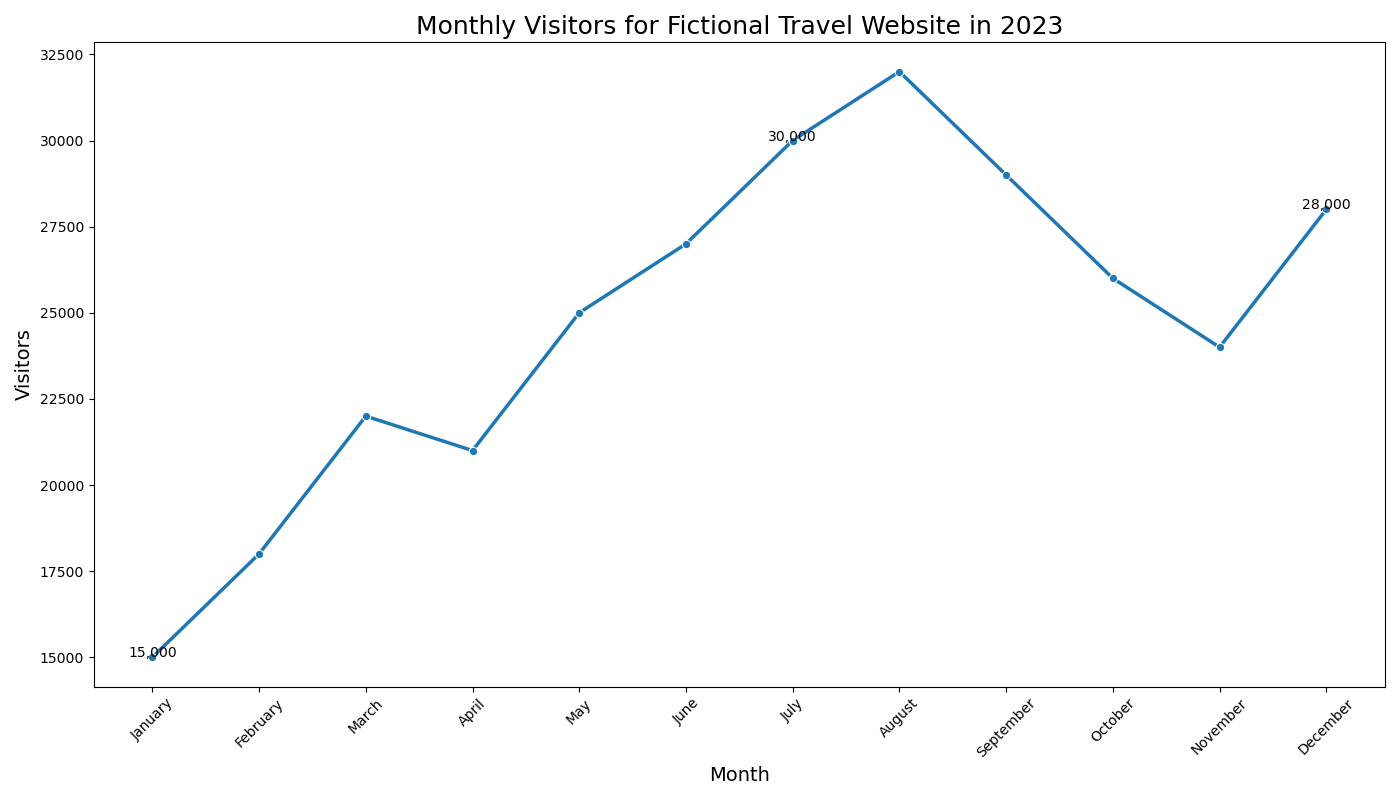

Recreate this plot in Python.

import pandas as pd
import seaborn as sns
import matplotlib.pyplot as plt

# Monthly visitors data for a fictional travel website.
data = {
    'Month': ['January', 'February', 'March', 'April', 'May', 'June', 'July', 'August', 'September', 'October', 'November', 'December'],
    'Visitors': [15000, 18000, 22000, 21000, 25000, 27000, 30000, 32000, 29000, 26000, 24000, 28000]
}
# Create a DataFrame.
df = pd.DataFrame(data)
# Convert 'Month' to categorical type with ordered categories.
df['Month'] = pd.Categorical(df['Month'], categories=data['Month'], ordered=True)

# Set the color palette with specific color codes.
colors = ["#1f77b4", "#ff7f0e", "#2ca02c", "#d62728", "#9467bd", "#8c564b", "#e377c2", "#7f7f7f", "#bcbd22", "#17becf", "#1f77b4", "#ff7f0e"]

# Initialize the matplotlib figure.
plt.figure(figsize=(14, 8))

# Plot the data.
sns.lineplot(data=df, x='Month', y='Visitors', palette=colors, marker='o', linewidth=2.5)

# Adding annotations for selected months.
plt.text(0, df['Visitors'][0], f"{df['Visitors'][0]:,}", color='black', ha="center")
plt.text(6, df['Visitors'][6], f"{df['Visitors'][6]:,}", color='black', ha="center")
plt.text(11, df['Visitors'][11], f"{df['Visitors'][11]:,}", color='black', ha="center")

# Customizing the axes and title.
plt.title('Monthly Visitors for Fictional Travel Website in 2023', fontsize=18)
plt.xlabel('Month', fontsize=14)
plt.ylabel('Visitors', fontsize=14)
plt.xticks(rotation=45)
plt.tight_layout()

# Show the plot.
plt.show()
